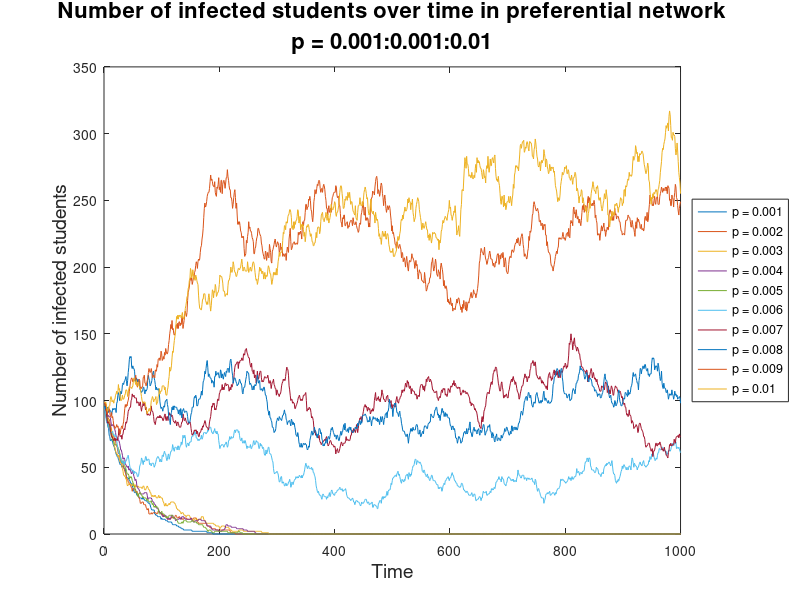
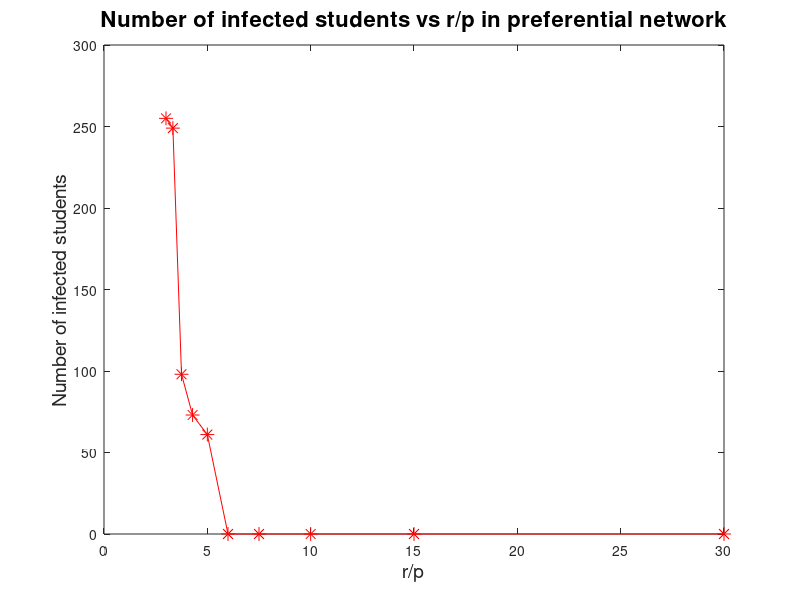

These charts were generated, in order, by the following MATLAB code:
clear

load('Q3_5try1full.mat')


figure1 = figure('position', [0, 0, 700, 500]);
plot(y')
xlabel('Time','FontSize',14)
legend('p = 0.001','p = 0.002','p = 0.003','p = 0.004','p = 0.005','p = 0.006','p = 0.007','p = 0.008','p = 0.009','p = 0.01','location','eastoutside');
ylabel('Number of infected students','FontSize',14)
title({'Number of infected students over time in preferential network';'p = 0.001:0.001:0.01'}, 'FontSize', 16)

saveas(figure1,'pnwinf.png');


c = r./ps;
figure4 = figure('position', [0, 0, 700, 500]);
plot(c,y(:,1000),'r*-','markersize',10)
xlabel('r/p','FontSize',14)
%legend('p = 0.001','p = 0.002','p = 0.003','p = 0.004','p = 0.005','p = 0.006','p = 0.007','p = 0.008','p = 0.009','p = 0.01','location','eastoutside');
ylabel('Number of infected students','FontSize',14)
title({'Number of infected students vs r/p in preferential network'}, 'FontSize', 16)
saveas(figure4,'pnwprp.png');

